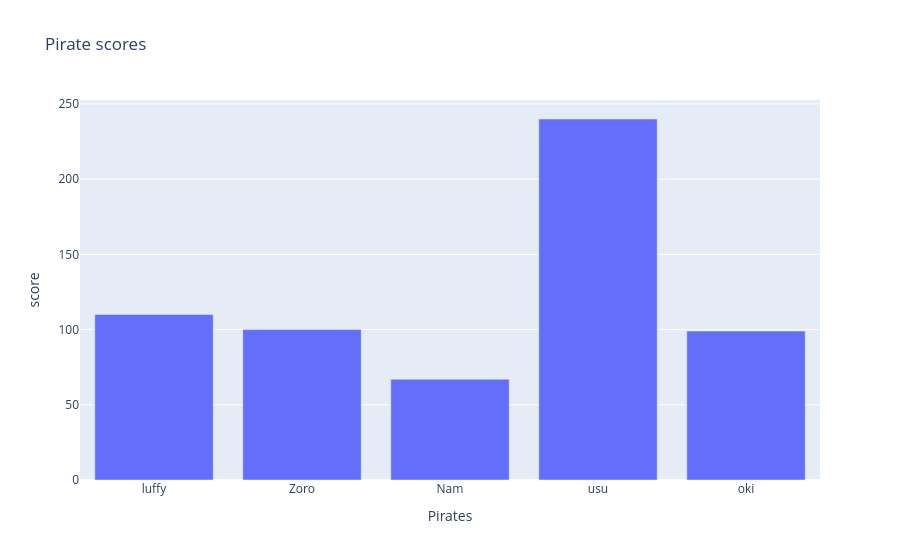

The notebook cell this image was saved under:
### Code cell
graph = go.Figure()
graph.add_trace (go.Bar(x=x1,y=y1))
graph.update_layout(title = "Pirate scores",xaxis_title="Pirates",yaxis_title="score")

### Figure 1 — Plotly figure (JSON) as saved in the notebook; plotly's stock layout.template omitted (floating-point values rounded to 4 significant figures)
{"data": [{"type": "bar", "x": ["luffy", "Zoro", "Nam", "usu", "oki"], "y": [110, 100, 67, 240, 99]}], "layout": {"title": {"text": "Pirate scores"}, "xaxis": {"title": {"text": "Pirates"}}, "yaxis": {"title": {"text": "score"}}}}
